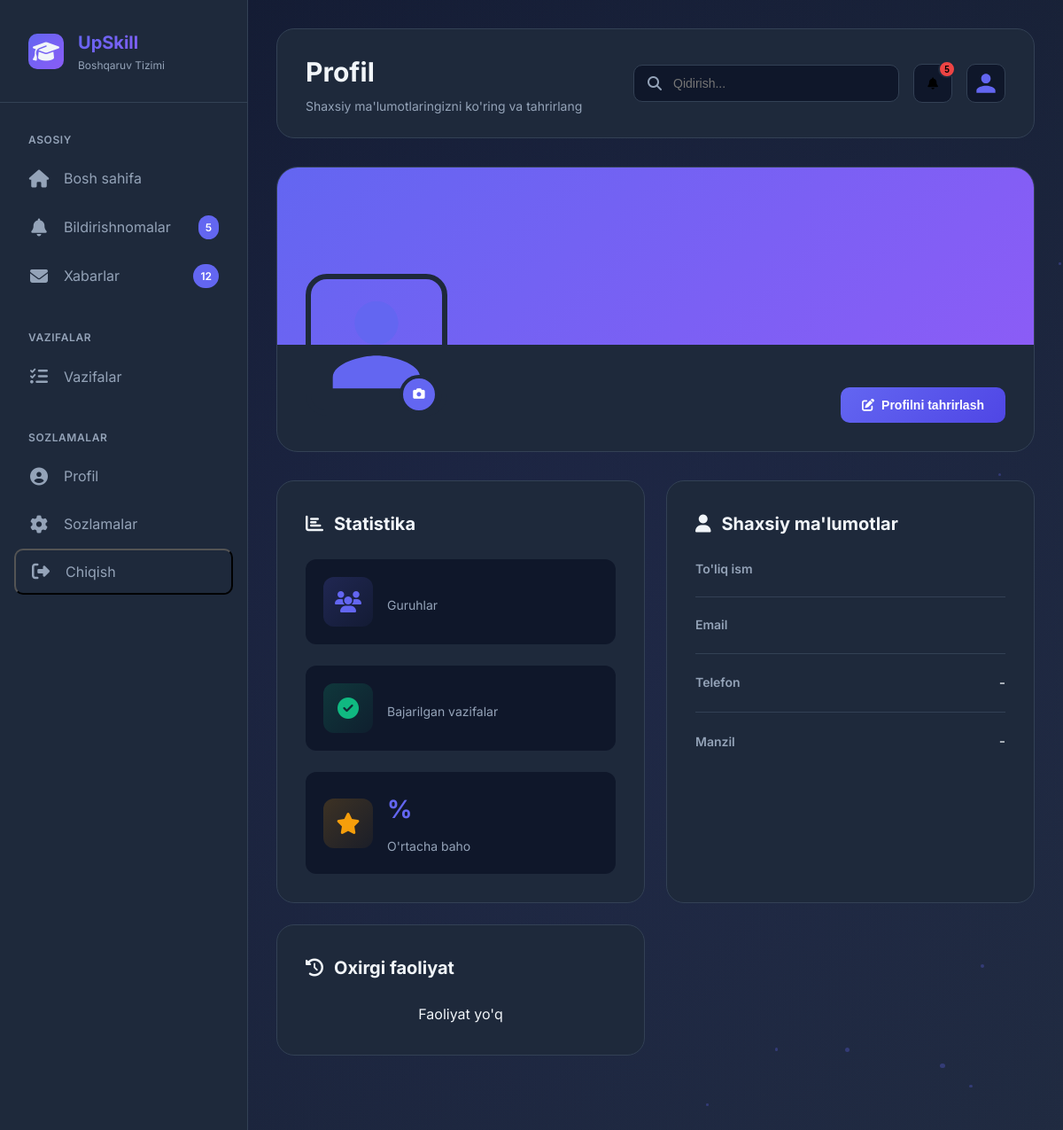
Page /users/profile/ (signed in) on the earlier database version.
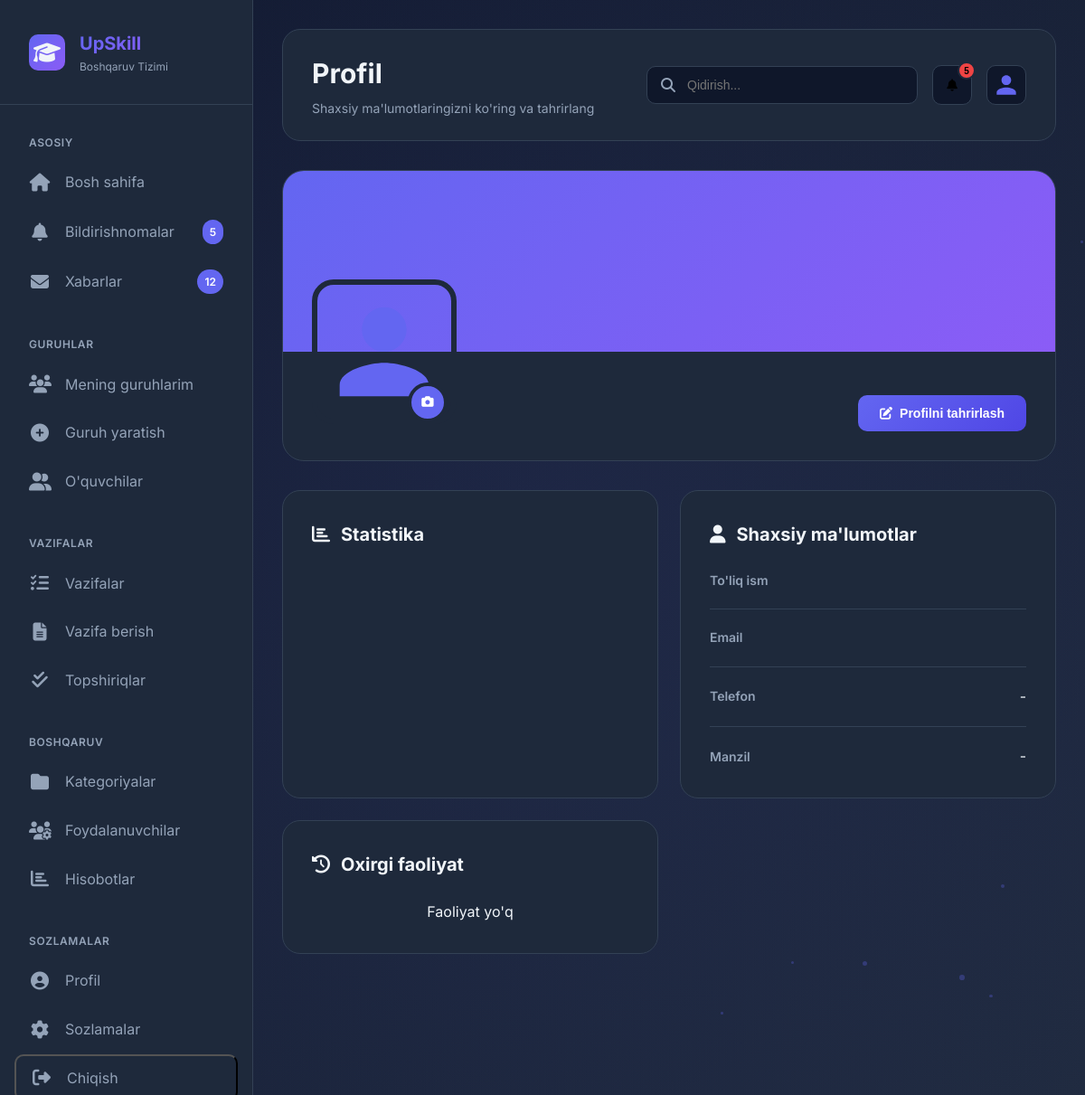
Same page on the later database version.
### users/views.py (the view)
# urls.py: path('profile/', v.ProfileView.as_view(), name='profile'),
class ProfileView(LoginRequiredMixin, View):
    def get(self, request):
        return render(request, 'users/profile.html')

### templates/users/profile.html (shortened to what the changed rows need)
{% extends 'base.html' %}
{% block page_title %}Profil{% endblock %}
{% block content %}
<div class="profile-container">
    <div class="profile-content-grid">
        <div class="profile-stats-card">
            <div class="stats-list">
                {% if user.role == 'student' %}
                <div class="stat-item">
                    <div class="stat-icon primary">
                        <i class="fas fa-users"></i>
                    </div>
                    <div class="stat-details">
                        <div class="stat-label">Guruhlar</div>
                    </div>
                </div>
                <div class="stat-item">
                    <div class="stat-icon success">
                        <i class="fas fa-check-circle"></i>
                    </div>
                    <div class="stat-details">
                        <div class="stat-label">Bajarilgan vazifalar</div>
                    </div>
                </div>
                <div class="stat-item">
                    <div class="stat-icon warning">
                        <i class="fas fa-star"></i>
                    </div>
                    <div class="stat-details">
                        <div class="stat-value">{{ average_grade }}%</div>
                        <div class="stat-label">O'rtacha baho</div>
                    </div>
                </div>
                {% endif %}
            </div>
        </div>
    </div>
</div>
{% endblock %}

Differences in the rows shown:
changed CustomUser: role "student" → "admin" (drawn)
Other differences:
text no longer shown: "Guruhlar Bajarilgan vazifalar % O'rtacha baho"
text now shown: "GURUHLAR Mening guruhlarim Guruh yaratish O'quvchilar Vazifa berish Topshiriqlar BOSHQARUV Kategoriyalar Foydalanuvchilar Hisobotlar"
